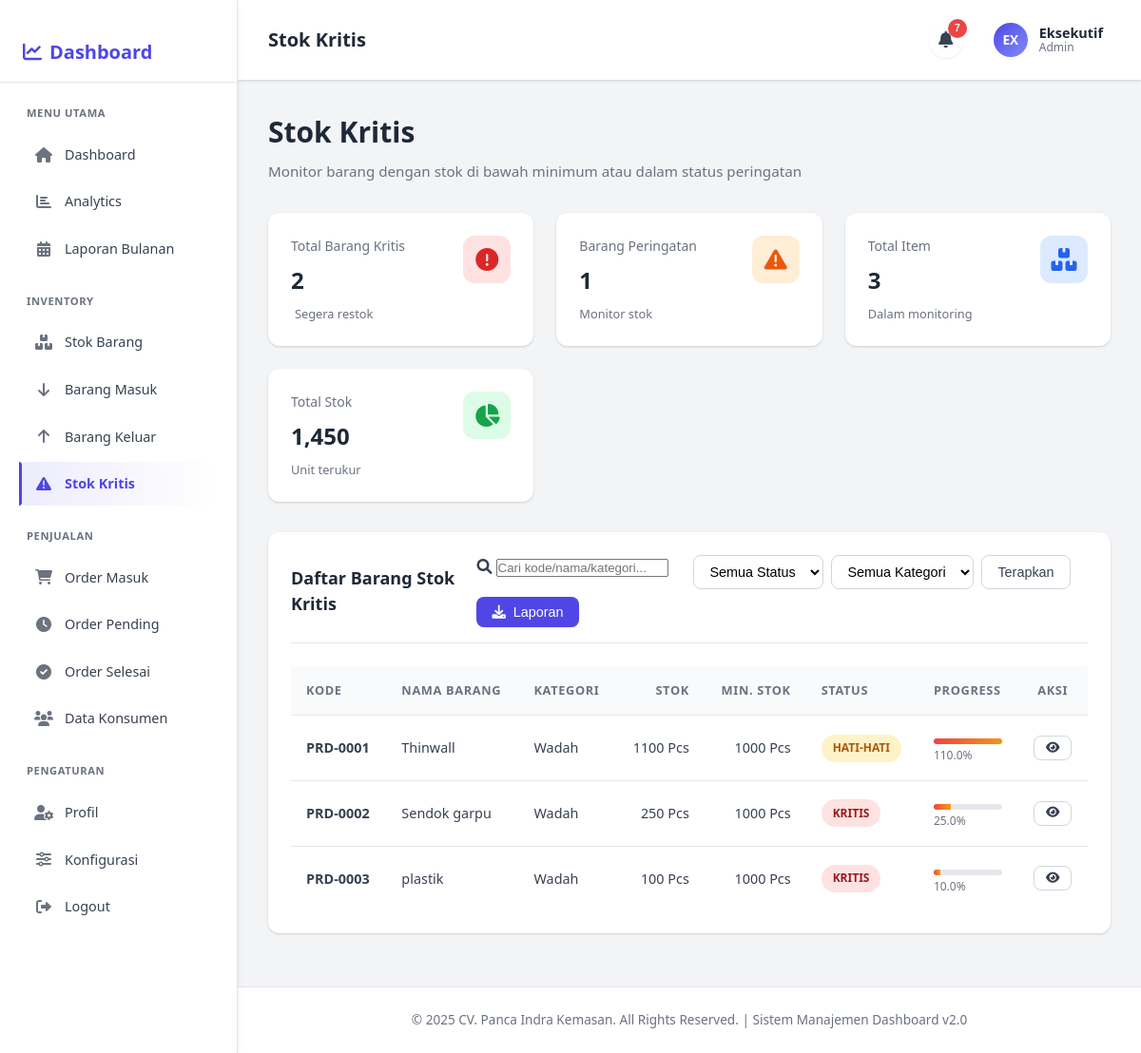
The page /stok_kritis.php (signed in) on the database its author committed.
### tables this page shows
CREATE TABLE `products` (
  `id` int(11) NOT NULL,
  `kode_produk` varchar(50) NOT NULL,
  `nama_produk` varchar(255) NOT NULL,
  `kategori` varchar(100) DEFAULT NULL,
  `satuan` varchar(50) DEFAULT NULL,
  `harga_beli` decimal(15,2) DEFAULT 0.00,
  `harga_jual` decimal(15,2) NOT NULL DEFAULT 0.00,
  `stok_minimal` int(11) NOT NULL DEFAULT 10,
  `deskripsi` text DEFAULT NULL,
  `keterangan` text DEFAULT NULL,
  `image` varchar(255) DEFAULT NULL,
  `created_at` timestamp NOT NULL DEFAULT current_timestamp(),
  `updated_at` timestamp NOT NULL DEFAULT current_timestamp() ON UPDATE current_timestamp()
);

### stok_kritis.php (the view, shortened to what the rows shown need)
<?php
$conn = getConnection();
$page = isset($_GET['page']) ? (int)$_GET['page'] : 1;
$per_page = 15;
$offset = ($page - 1) * $per_page;
$critical_items = [];
$filter_sql = '';
$base_param_types = '';
$base_param_values = [];
$warning_threshold = 2000;
$status_condition = '';
$stock_summary_query = "
    SELECT
        p.id,
        p.kode_produk AS kode,
        p.nama_produk AS nama,
        p.kategori,
        p.satuan,
        p.stok_minimal AS min_stok,
        COALESCE(SUM(CASE WHEN sm.type = 'in' THEN sm.quantity ELSE -sm.quantity END), 0) AS stok,
        CASE
            WHEN p.stok_minimal > 0
                THEN ROUND((COALESCE(SUM(CASE WHEN sm.type = 'in' THEN sm.quantity ELSE -sm.quantity END), 0) / p.stok_minimal) * 100, 1)
            ELSE 0
        END AS persentase
    FROM products p
    LEFT JOIN stock_mutations sm ON sm.product_id = p.id
    WHERE 1=1
    {$filter_sql}
    GROUP BY p.id, p.kode_produk, p.nama_produk, p.kategori, p.satuan, p.stok_minimal
";
$base_query = "
    SELECT
        stock_data.*,
        CASE
            WHEN stock_data.stok <= 1000 THEN 'Kritis'
            WHEN stock_data.stok <= GREATEST(stock_data.min_stok, {$warning_threshold}) THEN 'Hati-hati'
            ELSE 'Aman'
        END AS status
    FROM ({$stock_summary_query}) AS stock_data
    WHERE stock_data.stok <= GREATEST(stock_data.min_stok, {$warning_threshold})
    {$status_condition}
";
$ordered_query = $base_query . "
    ORDER BY stock_data.kode ASC
";
$main_query = $ordered_query . " LIMIT ? OFFSET ?";
try {
    $stmt = $conn->prepare($main_query);
    if (!empty($base_param_types)) {
        $param_types = $base_param_types . 'ii';
        $params = array_merge($base_param_values, [$per_page, $offset]);
        $stmt->bind_param($param_types, ...$params);
    } else {
        $stmt->bind_param('ii', $per_page, $offset);
    }
    if (!$stmt->execute()) {
        throw new Exception("Gagal mengeksekusi query utama: " . $stmt->error);
    }
    $critical_items = $stmt->get_result()->fetch_all(MYSQLI_ASSOC);
} catch (Exception $e) {
    error_log("Error in stok_kritis.php: " . $e->getMessage());
    $error_message = "Terjadi kesalahan saat mengambil data. Silakan coba lagi nanti.";
}
?>
<!DOCTYPE html>
<html lang="id">
<head>
    <link rel="stylesheet" href="https://cdnjs.cloudflare.com/ajax/libs/font-awesome/6.0.0/css/all.min.css">
</head>
<body>
    <div class="dashboard-container">
        <div class="main-content">
            <div class="content-area">
                <div class="page-header">
                    <div class="header-left">
                        <h1 class="page-title">Stok Kritis</h1>
                    </div>
                </div>
                <div class="card">
                    <table>
                        <thead>
                            <tr>
                                <th>Kode</th>
                                <th>Nama Barang</th>
                                <th>Kategori</th>
                                <th class="text-right">Stok</th>
                                <th class="text-right">Min. Stok</th>
                                <th>Status</th>
                                <th>Progress</th>
                                <th class="text-center">Aksi</th>
                            </tr>
                        </thead>
                        <tbody>
                            <?php foreach ($critical_items as $item): ?>
                            <tr>
                                <td><strong><?php echo $item['kode']; ?></strong></td>
                                <td><?php echo $item['nama']; ?></td>
                                <td><?php echo $item['kategori']; ?></td>
                                <td class="text-right"><?php echo $item['stok']; ?> <?php echo $item['satuan']; ?></td>
                                <td class="text-right"><?php echo $item['min_stok']; ?> <?php echo $item['satuan']; ?></td>
                                <td>
                                    <?php
                                        if ($item['status'] === 'Kritis') {
                                            echo '<span class="badge badge-danger">' . $item['status'] . '</span>';
                                        } else {
                                            echo '<span class="badge badge-warning">' . $item['status'] . '</span>';
                                        }
                                    ?>
                                </td>
                                <td>
                                    <div class="progress-bar">
                                        <div class="progress-fill" style="width: <?php echo $item['persentase']; ?>%"></div>
                                    </div>
                                    <small style="color: var(--gray-500);"><?php echo $item['persentase']; ?>%</small>
                                </td>
                                <td class="text-center">
                                    <button class="btn btn-sm btn-outline" title="Detail">
                                        <i class="fas fa-eye"></i>
                                    </button>
                                </td>
                            </tr>
                            <?php endforeach; ?>
                        </tbody>
                    </table>
                </div>
            </div>
        </div>
    </div>
</body>
</html>

### rows shown on the page
products: kode "PRD-0001", nama "Thinwall", kategori "Wadah", stok "1100", satuan "Pcs", min_stok "1000", status "HATI-HATI", persentase "110.0"
products: kode "PRD-0002", nama "Sendok garpu", kategori "Wadah", stok "250", satuan "Pcs", min_stok "1000", status "KRITIS", persentase "25.0"
products: kode "PRD-0003", nama "plastik", kategori "Wadah", stok "100", satuan "Pcs", min_stok "1000", status "KRITIS", persentase "10.0"

### other values the page prints
$unread_notification_count "7"
$kritis_count "2"
$peringatan_count "1"
$total_items "3"
$total_stok "1,450"
